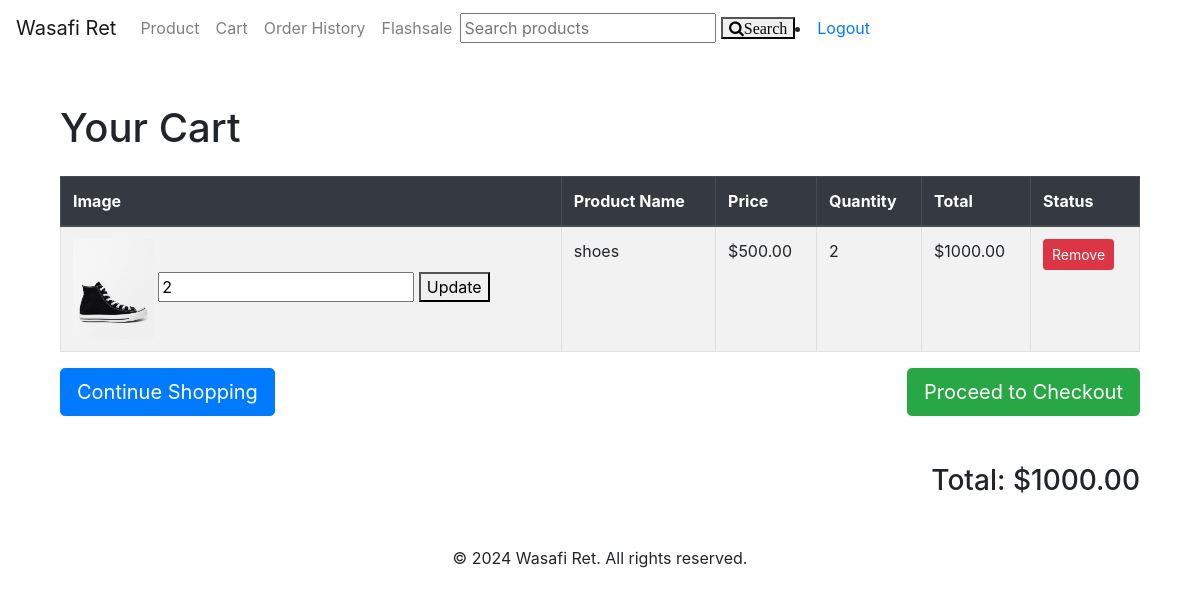
The app's page /cart/ (signed in), older data.
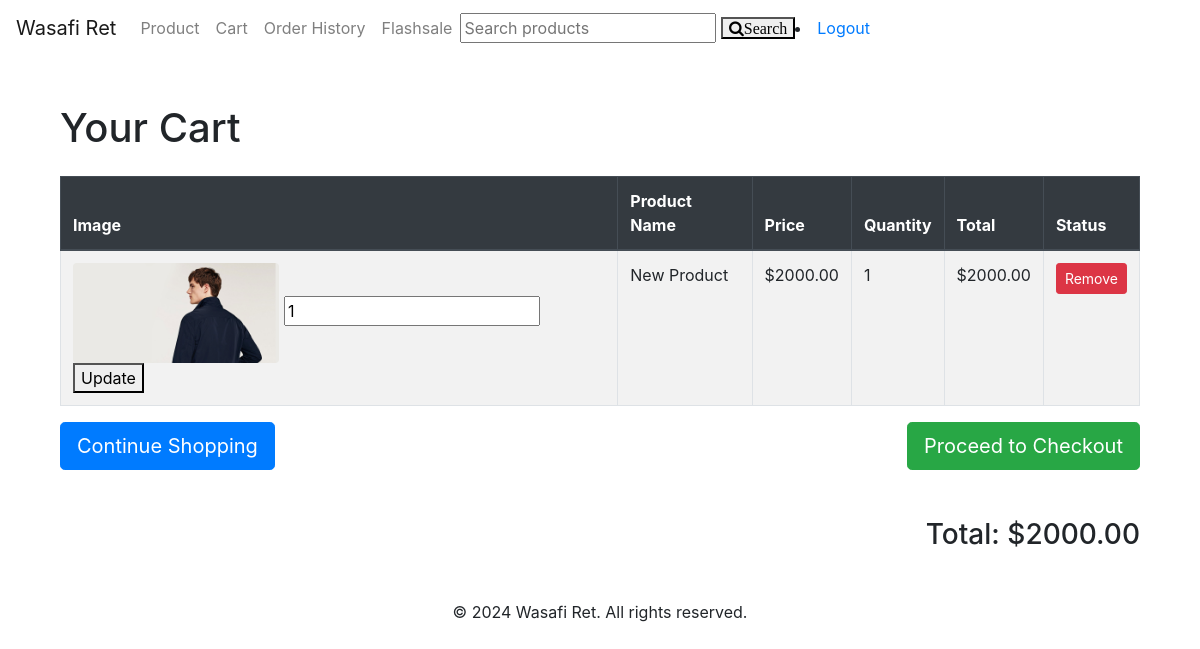
The same page, newer data.
### WasafiRet/models.py (models this page shows, shortened)
class CartItem(models.Model):
    cart=models.ForeignKey(Cart,on_delete=models.CASCADE)
    product=models.ForeignKey(Product,on_delete=models.CASCADE)
    quantity=models.PositiveIntegerField(default=1)
    def get_total(self):
        return self.quantity*self.product.price

class Product(models.Model):
    name=models.CharField(max_length=255)
    description=models.TextField()
    price=models.DecimalField(max_digits=10,decimal_places=2)
    stock=models.IntegerField()
    category=models.ForeignKey(Category,on_delete=models.CASCADE)
    is_active=models.BooleanField(default=True)
    image=models.ImageField(upload_to=',media/images',blank=True,null=True)

### WasafiRet/views.py (the view)
# urls.py: path('cart/', views.view_cart, name='view_cart'),
def view_cart(request):
    cart=Cart.objects.filter(user=request.user).first()
    cart_items=CartItem.objects.filter(cart=cart)
    cart_total=sum(item.get_total() for item in cart_items)
    return render(request, 'WasafiRet/cart.html', {'cart_items':cart_items, 'cart_total':cart_total})

### WasafiRet/templates/WasafiRet/cart.html (shortened to what this page needs)
{% extends 'WasafiRet/base.html' %}
{% load static %}
{% block content %}
<div class="container mt-5">
  <h1>Your Cart</h1>
  {% if cart_items %}
  <table class="table table-bordered table-striped mt-4">
    <thead class="thead-dark">
      <tr>
        <th>Image</th>
        <th>Product Name</th>
        <th>Price</th>
        <th>Quantity</th>
        <th>Total</th>
        <th>Status</th>
      </tr>
    </thead>
    <tbody>
      {% for item in cart_items %}
      <tr>
        <td>
          {% if item.product.image %}
          <img
            src="{{ item.product.image.url }}"
            class="img-fluid rounded"
            alt="{{ item.product.name }}"
            style="max-height: 100px"
          />
          {% endif %}
          <form
            method="POST"
            action="{% url 'update_cart' item.id %}"
            style="display: inline"
          >
            <input
              type="number"
              name="quantity"
              value="{{ item.quantity }}"
              min="1"
            />
            <button type="submit">Update</button>
          </form>
        </td>
        <td>{{ item.product.name }}</td>
        <td>${{ item.product.price }}</td>
        <td>{{ item.quantity }}</td>
        <td>${{ item.get_total }}</td>
        <td> <a
          href="{% url 'remove_cart' item.id %}"
          class="btn btn-danger btn-sm"
          >Remove</a
        ></td>
      </tr>
      {% endfor %}
    </tbody>
  </table>
  <div class="row mb-5">
    <div class="col-md-6 text-left">
      <a href="{% url 'product_list' %}" class="btn btn-primary btn-lg">Continue Shopping</a>
    </div>
    <div class="col-md-6 text-right">
      <a href="{% url 'orders:checkout' %}" class="btn btn-success btn-lg">Proceed to Checkout</a>
    </div>
  </div>
  <div class="text-right">
    <h3>Total: ${{ cart_total }}</h3>
  </div>
  {% else %}
  <div class="alert alert-warning mt-5">
    <strong>Your cart is empty.</strong> Start adding some products!
  </div>
  {% endif %}
</div>
{% endblock %}

### WasafiRet/templates/WasafiRet/base.html (shortened to what this page needs)
{% load static %}
<!DOCTYPE html>
<html lang="en">
  <head>
    <link rel="stylesheet" href="{% static 'css/style.css' %}" />
    <link
      rel="stylesheet"
      href="https://stackpath.bootstrapcdn.com/bootstrap/4.5.2/css/bootstrap.min.css"
    />
    <link
      rel="stylesheet"
      href="https://cdnjs.cloudflare.com/ajax/libs/font-awesome/4.7.0/css/font-awesome.min.css"
    />
  </head>
  <body>
    <header>
      <nav class="navbar navbar-expand-lg navbar-light">
        <a class="navbar-brand" href="#">Wasafi Ret</a>
        <div class="collapse navbar-collapse" id="navbarNav">
          <ul class="navbar-nav">
            <li class="nav-item">
              <a class="nav-link" href="{% url 'product_list' %}">Product</a>
            </li>
            <li class="nav-item">
              <a class="nav-link" href="{% url 'view_cart' %}">Cart</a>
            </li>
            <li>
              <a class="nav-link" href="{% url 'orders:order_history' %}"
                >Order History</a
              >
            </li>
            <li>
              <a class="nav-link" href="{% url 'flashsale'  %}">Flashsale</a>
            </li>
          </ul>
          <form method="POST" action="{% url 'search' %}">
            <input
              type="text"
              name="search_query"
              placeholder="Search products"
            />
            <button class="fa fa-search" type="submit">Search</button>
          </form>
          {% if user.is_authenticated %}
          <li>
            <a href="{% url 'auth:logout' %}">Logout</a>
          </li>
          {% endif %}
        </div>
      </nav>
    </header>
    <main class="container mt-5">{% block content %}{% endblock %}</main>
    <footer class="text-center mt-5">
      <p>&copy; 2024 Wasafi Ret. All rights reserved.</p>
    </footer>
  </body>
</html>

Row changes from the older to the newer data that the page shows:
removed CartItem: product.image (picture), quantity "2", product.name "shoes", product.price "500.00", get_total "1000.00"
added CartItem: product.image (picture), quantity "1", product.name "New Product", product.price "2000.00", get_total "2000.00"
Text that changed along with them:
{{ cart_total }}: "1000.00" → "2000.00"
